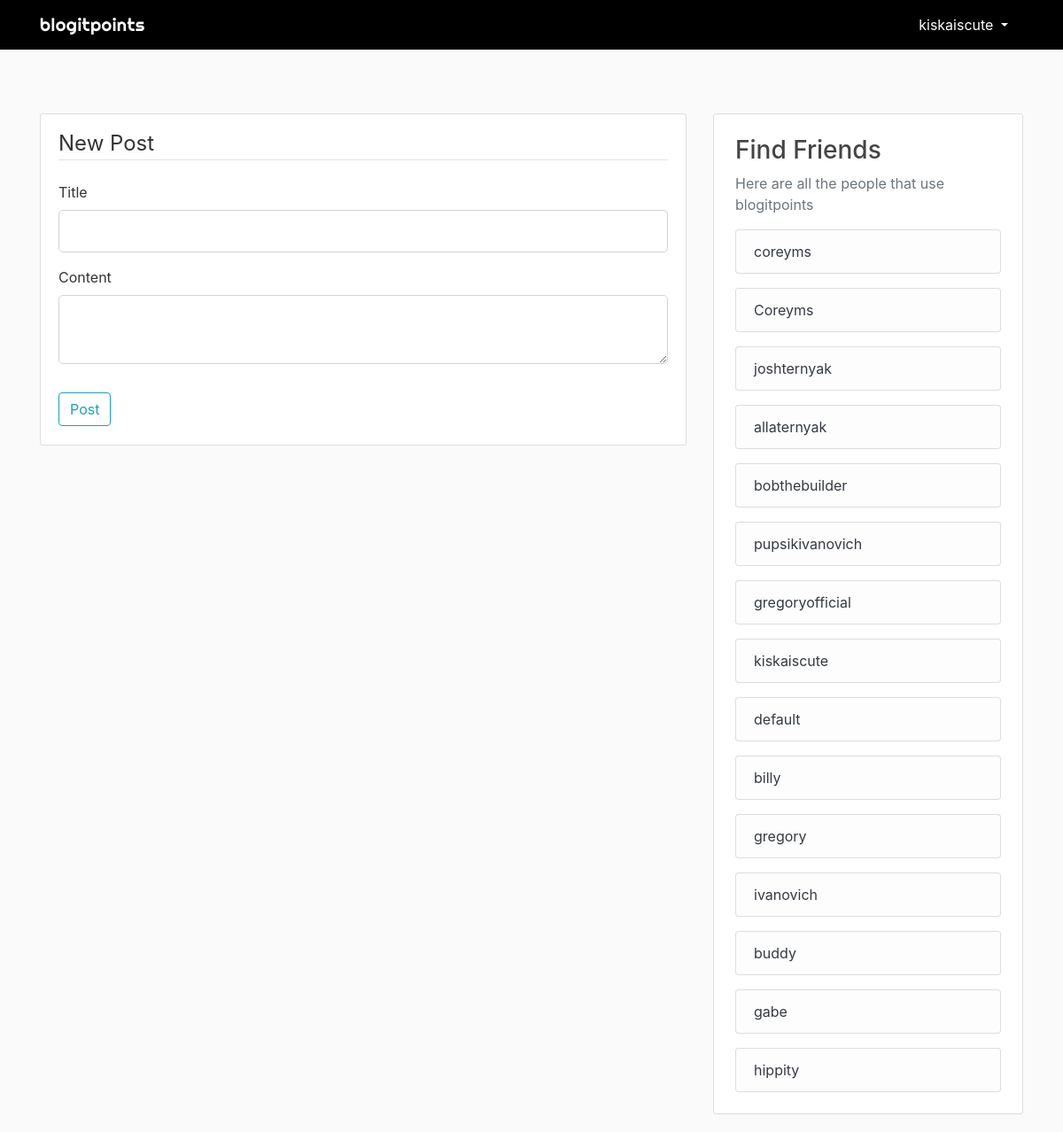
The page /post/new (signed in) on the database its author committed.
### flaskblog/models.py (models this page shows, shortened)
class User(db.Model, UserMixin):
    id = db.Column(db.Integer, primary_key=True)
    username = db.Column(db.String(20), unique=True, nullable=False)
    email = db.Column(db.String(120), unique=True, nullable=False)
    image_file = db.Column(db.String(20), nullable=False, default='default.jpg')
    password = db.Column(db.String(60), nullable=False)
    posts = db.relationship('Post', backref='author', lazy=True)

### flaskblog/posts/routes.py (the view)
@posts.route("/post/new", methods=['GET', 'POST'])
@login_required
def new_post():
    users = User.query.all()
    form = PostForm()
    if form.validate_on_submit():
        post = Post(title=form.title.data, content=form.content.data, author=current_user)
        db.session.add(post)
        db.session.commit()
        flash('Your post has been created!', 'success')
        return redirect(url_for('main.home'))
    image_file = url_for('static', filename='profile_pics/' + current_user.image_file)
    posts = Post.query.all()
    return render_template("create_post.html", posts=posts, title='New Post', users=users, image_file=image_file, form=form, legend='New Post')

### flaskblog/posts/forms.py
class PostForm(FlaskForm):
    title = StringField('Title', validators=[DataRequired()])
    content = TextAreaField('Content', validators=[DataRequired()])
    submit = SubmitField('Post')

### flaskblog/models.py (called while the page is built)
@login_manager.user_loader
def load_user(user_id):
    return User.query.get(int(user_id))

### flaskblog/templates/create_post.html (shortened to what this page needs)
{% extends "layout.html" %}
{% block content %}
<div class="content-section mt-5">
    <form method="POST" action="">
        <fieldset class="form-group">
            <legend class="border-bottom mb-4">{{ legend }}</legend>
            <div class="form-group">
                {{ form.title.label(class="form-control-label") }}
                {% if form.title.errors %}
                    {{ form.title(class="form-control form-control-lg is-invalid") }}
                    <div class="invalid-feedback">
                        {% for error in form.title.errors %}
                            <span>{{ error }}</span>
                        {% endfor %}
                    </div>
                {% else %}
                    {{ form.title(class="form-control form-control-lg") }}
                {% endif %}
            </div>
            <div class="form-group">
                {{ form.content.label(class="form-control-label") }}
                {% if form.content.errors %}
                    {{ form.content(class="form-control form-control-lg is-invalid") }}
                    <div class="invalid-feedback">
                        {% for error in form.content.errors %}
                            <span>{{ error }}</span>
                        {% endfor %}
                    </div>
                {% else %}
                    {{ form.content(class="form-control form-control-lg") }}
                {% endif %}
            </div>
        </fieldset>
        <div class="form-group">
            {{ form.submit(class="btn btn-outline-info") }}
        </div>
    </form>
</div>
{% endblock %}

### flaskblog/templates/layout.html (shortened to what this page needs)
<!DOCTYPE html>
<html lang="en">
<head>
    <link rel="stylesheet" href="https://stackpath.bootstrapcdn.com/bootstrap/4.3.1/css/bootstrap.min.css">
    <link rel="stylesheet" href="{{ url_for('static', filename='main.css') }}">
    <link rel="stylesheet" href="{{ url_for('static', filename='messages.css') }}">
</head>
<body>
    <header style="z-index: 100;" class="site-header">
      <nav class="navbar navbar-expand-md navbar-dark bg-black fixed-top">
        <div class="container">
          <a class="navbar-brand mr-4 logo" href="{{ url_for('main.home') }}">blogitpoints</a>
          <div class="collapse navbar-collapse" id="navbarToggle">
            <div class="navbar-nav">
              {% if current_user.is_authenticated %}
                <div class="dropdown mr-1">
                    <button type="button" class="btn btn-primary-outline bg-black dropdown-toggle text-white" id="dropdownMenuOffset" data-toggle="dropdown" aria-haspopup="true" aria-expanded="false" data-offset="0,20">
                    {{ current_user.username }}
                    </button>
                  </div>
              {% endif %}
            </div>
          </div>
        </div>
      </nav>
    </header>
    <main role="main" class="container mt-5">
      <div class="row mt-5">
        <div class="col-md-8">
          {% block content %}{% endblock %}
        </div>
        {% if current_user.is_authenticated %}
        <div class="col-md-4 mt-5">
            <div class="content-section p-4">
              <h3>Find Friends</h3>
              <p class='text-muted'>Here are all the people that use blogitpoints</p>
              {% for user in users %}
              <ul class="list-group mt-3">
                <li class="list-group-item list-group-item-light"><a href="{{ url_for('users.user_posts', username=user.username) }}" class="text-dark">{{ user.username }}</a></li>
              </ul>
              {% endfor %}
            </div>
        </div>
        {% endif %}
      </div>
    </main>
</body>
</html>

### flaskblog/static/main.css (style rules this page uses)
* { text-decoration: none; }
body { background: #fafafa; color: #333333; margin-top: 5rem; }
h1, h2, h3, h4, h5, h6 { color: #444444; }
a { color: grey; text-decoration: none; }
.bg-black { background-color: black; }
.logo { letter-spacing: 0.5px; font-family: 'Righteous', cursive; }
.content-section { background: #ffffff; padding-top: 15px; padding-left: 20px; padding-right: 20px; padding-bottom: 5px; border: 1px solid #dddddd; border-radius: 3px; margin-bottom: 20px; }

### rows shown on the page
User: username "kiskaiscute"
User: username "coreyms"
User: username "Coreyms"
User: username "joshternyak"
User: username "allaternyak"
User: username "bobthebuilder"
User: username "pupsikivanovich"
User: username "gregoryofficial"
User: username "default"
User: username "billy"
User: username "gregory"
User: username "ivanovich"
User: username "buddy"
User: username "gabe"
User: username "hippity"

### other values the page prints
{{ legend }} "New Post"
